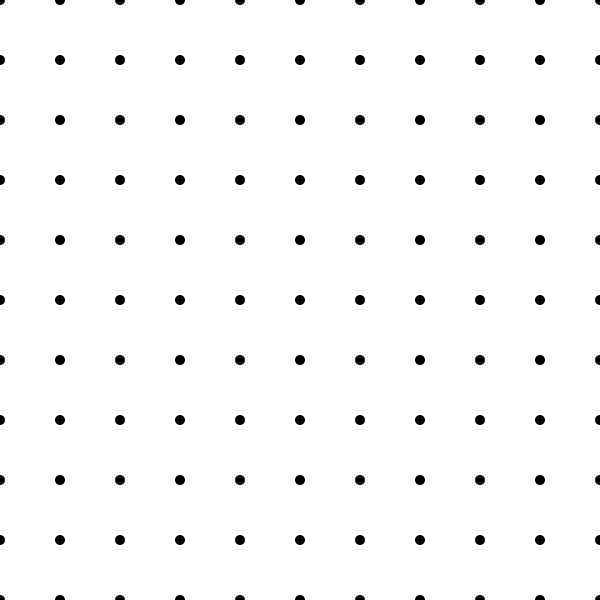
Frame 1 (no input)
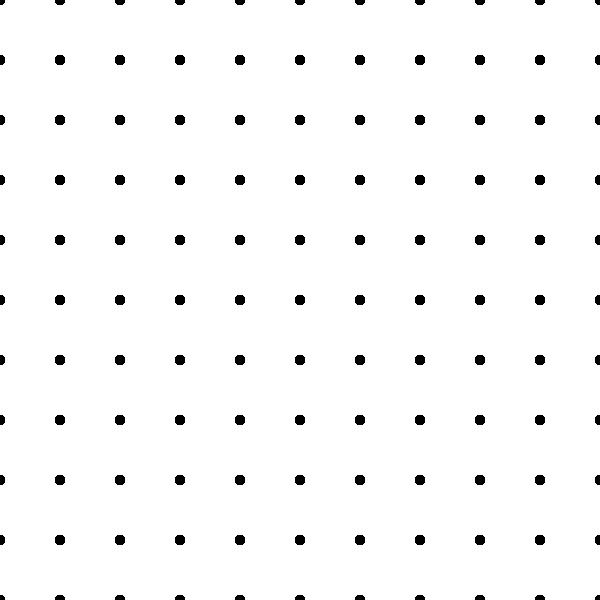
Frame 60 (the mouse pressed at the canvas centre just before this capture)
Frame 120 (the mouse held since frame 60 and released just before this capture): identical to frame 60, image omitted

The Processing sketch that drew these frames (run headless with seeded random() and noise(); from frame 60 on, the mouse is pressed at the canvas centre):

// Processing sketch: sketch_220125b_grid
// ── sketch_220125b_grid.pde
void setup(){
  size(600,600);
  background(255);
  noStroke();
  fill(0);
}

void draw(){
  for(int x = 0; x <= width; x += width/10){
    for(int y = 0; y <= height; y += height/10){
      ellipse(x, y,10,10);
    }
  }
}
    
    
